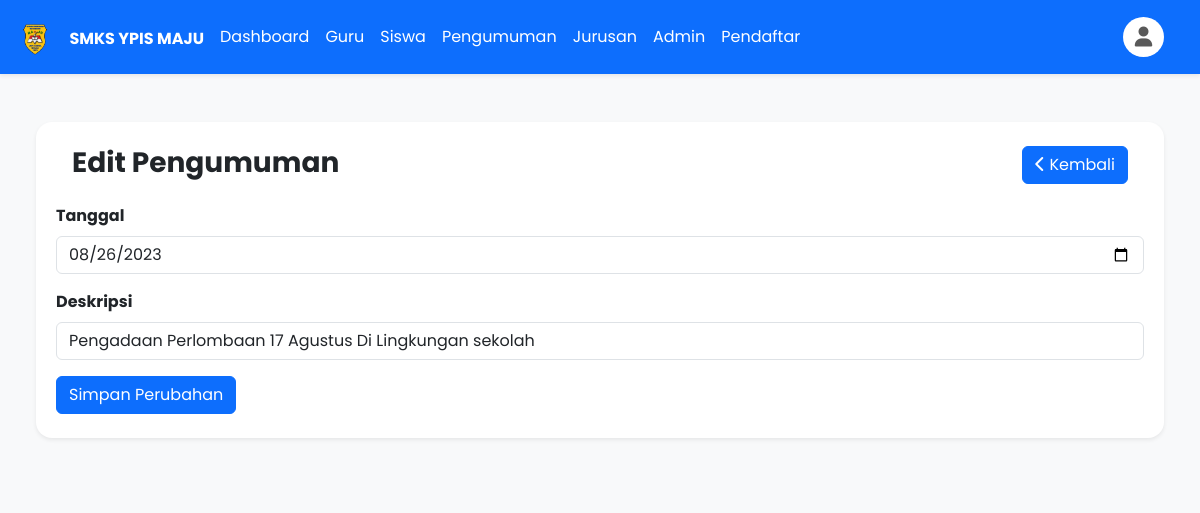
Screenshot of /pengumuman_edit.php?id=2 (signed in) with the database file from the repository.
### tables this page shows
CREATE TABLE `pengumuman` (
  `id` int(11) NOT NULL,
  `tanggal` date NOT NULL,
  `deskripsi` varchar(225) NOT NULL
);

### pengumuman_edit.php (the view, shortened to what this page needs)
<?php
    include('./koneksi.php');
    $id_p = $_GET['id'];
    $sql = "SELECT * FROM pengumuman WHERE id = '$id_p'";
    $result = mysqli_query($koneksi, $sql);
    $data = mysqli_fetch_assoc($result);
?>
<div class="container-fluid p-5 bg-light">
    <div class="row justify-content-center shadow-sm rounded-4 p-2 bg-white">
        <div class="col-md-12">
            <div class="p-3 d-flex justify-content-between">
                <div class="">
                    <h3 class="fw-bold">Edit Pengumuman</h3>
                </div>
                <div class="">
                    <a href="pengumuman.php" class="btn btn-primary">
                        <i class="fa fa-chevron-left"></i>
                        Kembali
                    </a>
                </div>
            </div>
            <form action="" method="POST" enctype="multipart/form-data">
                <div class="mb-3">
                    <label class="form-label">Tanggal</label>
                    <input type="date" value="<?= $data['tanggal'] ?>" name="tanggal" class="form-control" required>
                </div>
                <div class="mb-3">
                    <label class="form-label">Deskripsi</label>
                    <input type="text" value="<?= $data['deskripsi'] ?>" name="deskripsi" class="form-control" required>
                </div>
                <button type="submit" class="btn btn-primary">Simpan Perubahan</button>
            </form>
        </div>
    </div>
</div>

### Components/header.php (style rules this page uses)
* { font-family: 'Poppins', sans-serif; }
label { font-weight: 700; }

### rows the page displays
pengumuman: tanggal "08/26/2023", deskripsi "Pengadaan Perlombaan 17 Agustus Di Lingkungan sekolah"
